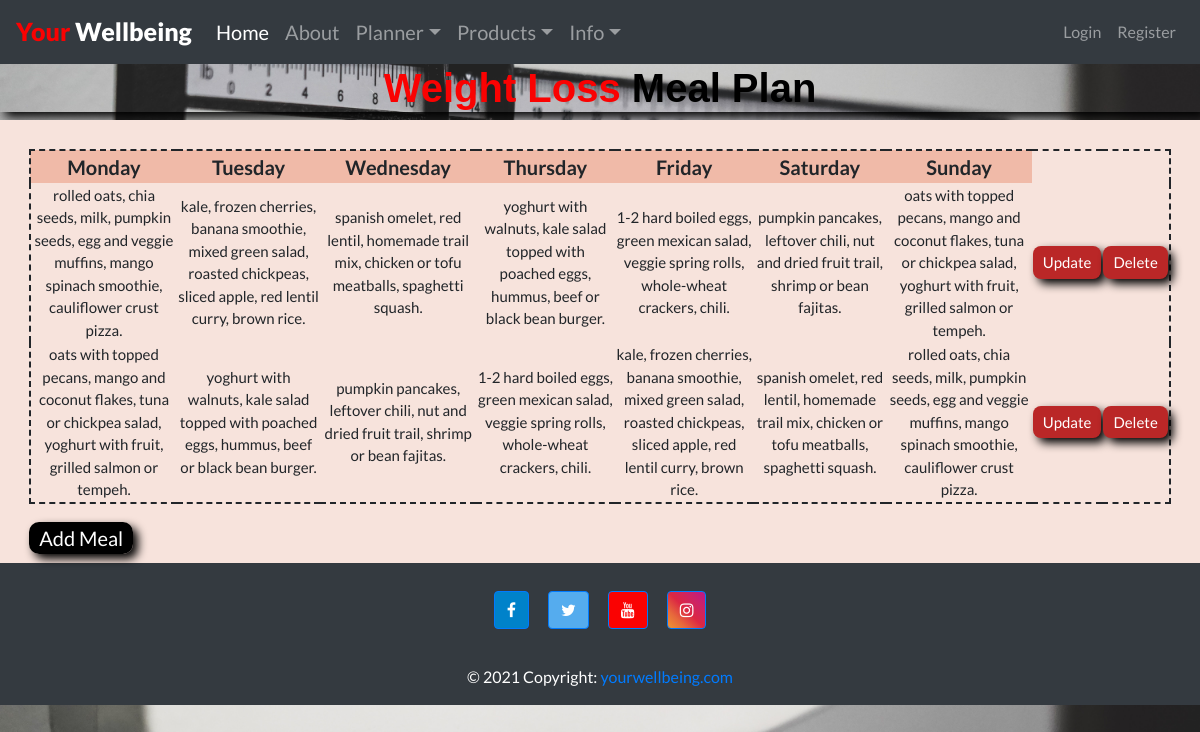
Screenshot of /DietChart/views_weightloss/listWeightLoss.php with the database file from the repository.
### tables this page shows
CREATE TABLE `weight_loss_chart` (
  `id` int(11) NOT NULL,
  `day1` varchar(255) NOT NULL,
  `day2` varchar(255) NOT NULL,
  `day3` varchar(255) NOT NULL,
  `day4` varchar(255) NOT NULL,
  `day5` varchar(255) NOT NULL,
  `day6` varchar(255) NOT NULL,
  `day7` varchar(255) NOT NULL
);

### DietChart/models/Database.php (called while the page is built, shortened)
<?php
class Database
{
    private static $user = 'root';
    private static $pass = '';
    private static $dsn = 'mysql:host=localhost;dbname=your_wellbeing_db';
    private static $dbcon;
    public static function getDb()
    {
        if (!isset(self::$dbcon)) {
            try {
                self::$dbcon = new PDO(self::$dsn, self::$user, self::$pass);
                self::$dbcon->setAttribute(PDO::ATTR_ERRMODE, PDO::ERRMODE_EXCEPTION);
                self::$dbcon->setAttribute(PDO::ATTR_DEFAULT_FETCH_MODE, PDO::FETCH_OBJ);
            } catch (PDOException $e) {
                $msg = $e->getMessage();
                include './custom-error.php';
                exit();
            }
        }
        return self::$dbcon;
    }
}

### DietChart/models/WeightLossChart.php (called while the page is built, shortened)
<?php
    class WeightLossChart{
        public function getWeightLossChart($db){
            $query = "SELECT * FROM weight_loss_chart";
            $pdostm = $db->prepare($query);
            $pdostm->execute();
            $results = $pdostm->fetchAll(PDO::FETCH_OBJ);
            return $results;
        }
    }
?>

### DietChart/views_weightloss/listWeightLoss.php (the view, shortened to what this page needs)
<?php
    require_once "../models/Database.php";
    require_once "../models/WeightLossChart.php";
    $wl = new WeightLossChart();
    $weightLoss = $wl->getWeightLossChart(Database::getDb());
?>
<?php
    include_once "../../template/header.php";
?>
<html lang = "en">
    <head>
        <link rel="stylesheet" type="text/css" href="../../css/charts/listweightloss.css">
    </head>
    <body>
        <h1><span>Weight Loss</span> Meal Plan</h1>
        <div class="wrap">
            <table class="tbl-design">
                <thead class="tbl-head">
                    <th>Monday</th>
                    <th>Tuesday</th>
                    <th>Wednesday</th>
                    <th>Thursday</th>
                    <th>Friday</th>
                    <th>Saturday</th>
                    <th>Sunday</th>
                </thead>
                <tbody class="tbl-body">
                    <?php foreach($weightLoss as $wlc) { ?>
                        <tr>
                            <td><?= $wlc->day1; ?></th>
                            <td><?= $wlc->day2; ?></th>
                            <td><?= $wlc->day3; ?></th>
                            <td><?= $wlc->day4; ?></th>
                            <td><?= $wlc->day5; ?></th>
                            <td><?= $wlc->day6; ?></th>
                            <td><?= $wlc->day7; ?></th>
                            <td>
                                <form action="./updateWeightLossMeal.php" method="POST">
                                    <input type="submit" name="updateWeightLossMeal" value="Update"/>
                                </form>
                            </td>
                            <td>
                                <form action="./deleteWeightLossMeal.php" method="POST">
                                    <input type="submit" name="deleteWeightLossMeal" value="Delete"/>
                                </form>
                            </td>
                        </tr>
                    <?php } ?>
                </tbody>
            </table>
            <a href="./addWeightLossMeal.php" id="btn_addMeal">Add Meal</a>
        </div>
    </body>
</html>
<?php
    include_once "../../template/footer.php";
?>

### css/charts/listweightloss.css (style rules this page uses)
html, body { background: url("../../images/samuel-ramos-mz9koyBQd4Q-unsplash.jpg"); background-size: cover; font-family: "Lato"; background-color: #000; }
.wrap { width: 100%; background-color: #f7e3dc; margin: 0 auto; padding: 10px; }
h1 { color: #000; text-align: center; font-weight: 900; font-family: Arial, Helvetica, sans-serif; box-shadow: 5px 5px 10px #000; opacity: 10; }
h1 span { color: #fa0202; }
.wrap .tbl-design { margin: 1.2rem; padding: 5px; border: 2px dashed; }
.wrap .tbl-design .tbl-head { background-color: #f0baa8; text-align: center; font-size: 20px; font-weight: bold; }
.wrap .tbl-design .tbl-body { text-align: center; font-size: 15px; }
.wrap .tbl-design .tbl-body input[type="submit"] { border: none; border-radius: 8px; padding: 5px 10px; cursor: pointer; background-color: #ba2727; box-shadow: 5px 5px 10px #000; color: #fff; }
.wrap a { text-decoration: none; color: #fff; margin: 1.2rem; background-color: #000; box-shadow: 5px 5px 10px #000; padding: 4px 10px; border-radius: 10px; font-size: 20px; }

### rows the page displays
weight_loss_chart: day1 "rolled oats, chia seeds, milk, pumpkin seeds, egg and veggie muffins, mango spinach smoothie, cauliflower crust pizza.", day2 "kale, frozen cherries, banana smoothie, mixed green salad, roasted chickpeas, sliced apple, red lentil curry, brown rice.", day3 "spanish omelet, red lentil, homemade trail mix, chicken or tofu meatballs, spaghetti squash.", day4 "yoghurt with walnuts, kale salad topped with poached eggs, hummus, beef or black bean burger.", day5 "1-2 hard boiled eggs, green mexican salad, veggie spring rolls, whole-wheat crackers, chili.", day6 "pumpkin pancakes, leftover chili, nut and dried fruit trail, shrimp or bean fajitas.", day7 "oats with topped pecans, mango and coconut flakes, tuna or chickpea salad, yoghurt with fruit, grilled salmon or tempeh."
weight_loss_chart: day1 "oats with topped pecans, mango and coconut flakes, tuna or chickpea salad, yoghurt with fruit, grilled salmon or tempeh.", day2 "yoghurt with walnuts, kale salad topped with poached eggs, hummus, beef or black bean burger.", day3 "pumpkin pancakes, leftover chili, nut and dried fruit trail, shrimp or bean fajitas.", day4 "1-2 hard boiled eggs, green mexican salad, veggie spring rolls, whole-wheat crackers, chili.", day5 "kale, frozen cherries, banana smoothie, mixed green salad, roasted chickpeas, sliced apple, red lentil curry, brown rice.", day6 "spanish omelet, red lentil, homemade trail mix, chicken or tofu meatballs, spaghetti squash.", day7 "rolled oats, chia seeds, milk, pumpkin seeds, egg and veggie muffins, mango spinach smoothie, cauliflower crust pizza."
